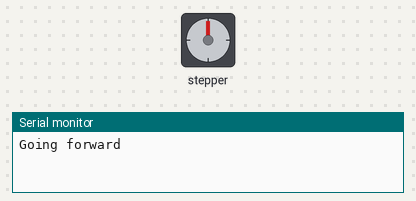
The sketch below on a simulated Arduino Uno, built with avr-gcc and run on an emulated ATmega328P. Parts: stepper motor, the last lines printed to the serial monitor. Stepper angles assume 2048 steps per turn.

Above: at 0.05 s.
At 1.1 s:
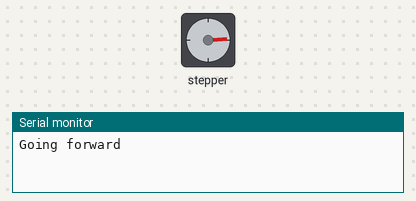
At 2.15 s:
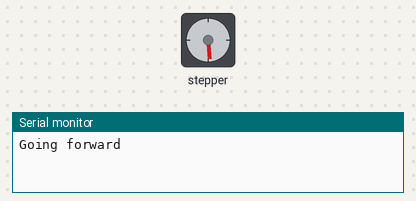
At 4.25 s:
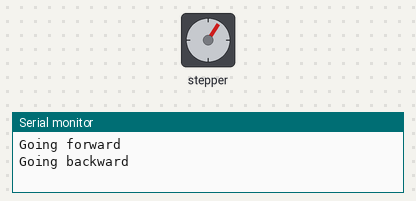
Timing chart, 0 to 6.4 s (numbered marks = the images above):
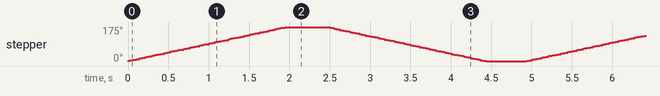

The sketch:

motor.ino
```cpp
#include <Stepper.h>

#define STEPS 2048
#define STEP 1000

Stepper stepper(STEPS, 8, 10, 9, 11);

void setup() {
  // put your setup code here, to run once:
  Serial.begin(9600);
  stepper.setSpeed(15);
}

void loop() {
  Serial.println("Going forward");
  stepper.step(STEP);
  // put your main code here, to run repeatedly:
  delay(500);

  Serial.println("Going backward");
  stepper.step(-STEP);
  delay(500);
}
```

Measured:
- by itself, stepper: turns 175° clockwise in 1.9 s, then 175° counter-clockwise in 2.0 s, repeating every 4.9 s
